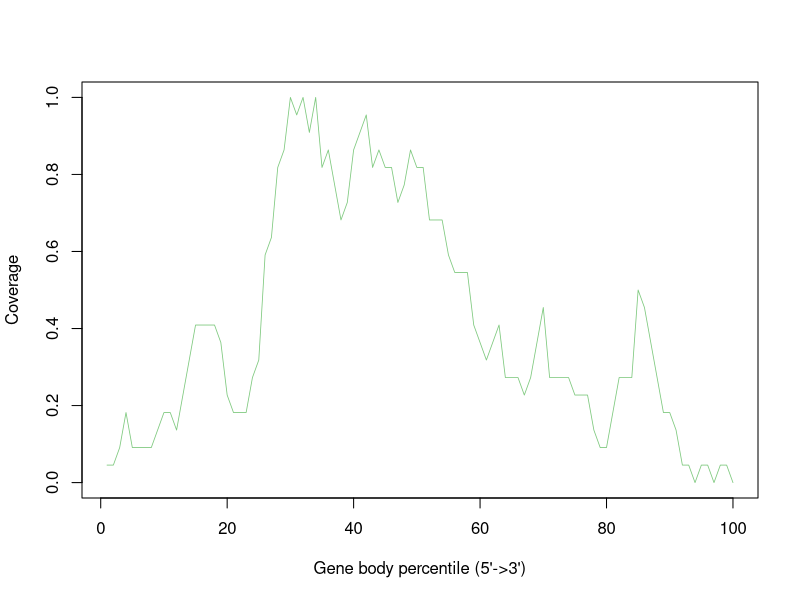

This chart was generated by the following R code:
Atha_Ler_0_sl_FLT_uG_Rep1_Aligned.sortedByCoord_sorted.out <- c(0.045454545454545456,0.045454545454545456,0.09090909090909091,0.18181818181818182,0.09090909090909091,0.09090909090909091,0.09090909090909091,0.09090909090909091,0.13636363636363635,0.18181818181818182,0.18181818181818182,0.13636363636363635,0.22727272727272727,0.3181818181818182,0.4090909090909091,0.4090909090909091,0.4090909090909091,0.4090909090909091,0.36363636363636365,0.22727272727272727,0.18181818181818182,0.18181818181818182,0.18181818181818182,0.2727272727272727,0.3181818181818182,0.5909090909090909,0.6363636363636364,0.8181818181818182,0.8636363636363636,1.0,0.9545454545454546,1.0,0.9090909090909091,1.0,0.8181818181818182,0.8636363636363636,0.7727272727272727,0.6818181818181818,0.7272727272727273,0.8636363636363636,0.9090909090909091,0.9545454545454546,0.8181818181818182,0.8636363636363636,0.8181818181818182,0.8181818181818182,0.7272727272727273,0.7727272727272727,0.8636363636363636,0.8181818181818182,0.8181818181818182,0.6818181818181818,0.6818181818181818,0.6818181818181818,0.5909090909090909,0.5454545454545454,0.5454545454545454,0.5454545454545454,0.4090909090909091,0.36363636363636365,0.3181818181818182,0.36363636363636365,0.4090909090909091,0.2727272727272727,0.2727272727272727,0.2727272727272727,0.22727272727272727,0.2727272727272727,0.36363636363636365,0.45454545454545453,0.2727272727272727,0.2727272727272727,0.2727272727272727,0.2727272727272727,0.22727272727272727,0.22727272727272727,0.22727272727272727,0.13636363636363635,0.09090909090909091,0.09090909090909091,0.18181818181818182,0.2727272727272727,0.2727272727272727,0.2727272727272727,0.5,0.45454545454545453,0.36363636363636365,0.2727272727272727,0.18181818181818182,0.18181818181818182,0.13636363636363635,0.045454545454545456,0.045454545454545456,0.0,0.045454545454545456,0.045454545454545456,0.0,0.045454545454545456,0.045454545454545456,0.0)


pdf("Atha_Ler-0_sl_FLT_uG_Rep1.geneBodyCoverage.curves.pdf")
x=1:100
icolor = colorRampPalette(c("#7fc97f","#beaed4","#fdc086","#ffff99","#386cb0","#f0027f"))(1)
plot(x,Atha_Ler_0_sl_FLT_uG_Rep1_Aligned.sortedByCoord_sorted.out,type='l',xlab="Gene body percentile (5'->3')", ylab="Coverage",lwd=0.8,col=icolor[1])
dev.off()
